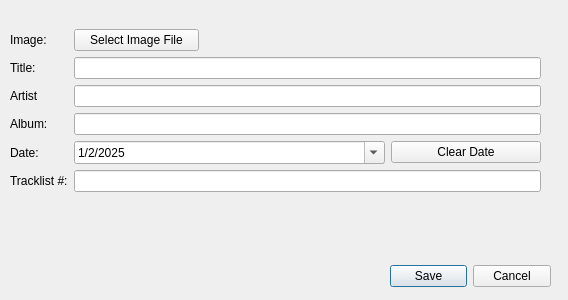
<?xml version="1.0" encoding="UTF-8"?>
<ui version="4.0">
 <class>AddTrackPopup</class>
 <widget class="QDialog" name="AddTrackPopup">
  <property name="geometry">
   <rect>
    <x>0</x>
    <y>0</y>
    <width>568</width>
    <height>300</height>
   </rect>
  </property>
  <property name="windowTitle">
   <string>Add Track</string>
  </property>
  <widget class="QDialogButtonBox" name="button_box">
   <property name="enabled">
    <bool>true</bool>
   </property>
   <property name="geometry">
    <rect>
     <x>390</x>
     <y>260</y>
     <width>161</width>
     <height>32</height>
    </rect>
   </property>
   <property name="standardButtons">
    <set>QDialogButtonBox::StandardButton::Cancel|QDialogButtonBox::StandardButton::Save</set>
   </property>
  </widget>
  <widget class="QWidget" name="formLayoutWidget">
   <property name="geometry">
    <rect>
     <x>10</x>
     <y>9</y>
     <width>531</width>
     <height>251</height>
    </rect>
   </property>
   <layout class="QFormLayout" name="formLayout_4">
    <item row="1" column="0">
     <widget class="QLabel" name="image_label">
      <property name="text">
       <string>Image:</string>
      </property>
     </widget>
    </item>
    <item row="1" column="1">
     <widget class="QPushButton" name="choose_image_file_button">
      <property name="maximumSize">
       <size>
        <width>125</width>
        <height>16777215</height>
       </size>
      </property>
      <property name="text">
       <string>Select Image File</string>
      </property>
     </widget>
    </item>
    <item row="2" column="0">
     <widget class="QLabel" name="title_label">
      <property name="text">
       <string>Title:</string>
      </property>
     </widget>
    </item>
    <item row="2" column="1">
     <widget class="QLineEdit" name="title_input"/>
    </item>
    <item row="3" column="0">
     <widget class="QLabel" name="artist_label">
      <property name="text">
       <string>Artist</string>
      </property>
     </widget>
    </item>
    <item row="3" column="1">
     <widget class="QLineEdit" name="artist_input"/>
    </item>
    <item row="4" column="0">
     <widget class="QLabel" name="album_label">
      <property name="text">
       <string>Album:</string>
      </property>
     </widget>
    </item>
    <item row="4" column="1">
     <widget class="QLineEdit" name="album_input"/>
    </item>
    <item row="5" column="0">
     <widget class="QLabel" name="date_label">
      <property name="text">
       <string>Date:</string>
      </property>
     </widget>
    </item>
    <item row="6" column="0">
     <widget class="QLabel" name="tracklist_num_label">
      <property name="text">
       <string>Tracklist #:</string>
      </property>
     </widget>
    </item>
    <item row="6" column="1">
     <widget class="QLineEdit" name="tracklist_num_input"/>
    </item>
    <item row="0" column="1">
     <widget class="QLabel" name="image_path">
      <property name="text">
       <string/>
      </property>
     </widget>
    </item>
    <item row="5" column="1">
     <layout class="QHBoxLayout" name="horizontalLayout">
      <item>
       <widget class="QDateEdit" name="date_input">
        <property name="dateTime">
         <datetime>
          <hour>0</hour>
          <minute>0</minute>
          <second>0</second>
          <year>2025</year>
          <month>1</month>
          <day>2</day>
         </datetime>
        </property>
        <property name="maximumDate">
         <date>
          <year>9999</year>
          <month>12</month>
          <day>31</day>
         </date>
        </property>
        <property name="currentSection">
         <enum>QDateTimeEdit::Section::MonthSection</enum>
        </property>
        <property name="displayFormat">
         <string>M/d/yyyy</string>
        </property>
        <property name="calendarPopup">
         <bool>true</bool>
        </property>
        <property name="date">
         <date>
          <year>2025</year>
          <month>1</month>
          <day>2</day>
         </date>
        </property>
       </widget>
      </item>
      <item>
       <widget class="QPushButton" name="clear_date_button">
        <property name="maximumSize">
         <size>
          <width>150</width>
          <height>16777215</height>
         </size>
        </property>
        <property name="text">
         <string>Clear Date</string>
        </property>
       </widget>
      </item>
     </layout>
    </item>
   </layout>
  </widget>
 </widget>
 <resources/>
 <connections>
  <connection>
   <sender>button_box</sender>
   <signal>accepted()</signal>
   <receiver>AddTrackPopup</receiver>
   <slot>accept()</slot>
   <hints>
    <hint type="sourcelabel">
     <x>196</x>
     <y>255</y>
    </hint>
    <hint type="destinationlabel">
     <x>199</x>
     <y>149</y>
    </hint>
   </hints>
  </connection>
  <connection>
   <sender>button_box</sender>
   <signal>rejected()</signal>
   <receiver>AddTrackPopup</receiver>
   <slot>reject()</slot>
   <hints>
    <hint type="sourcelabel">
     <x>196</x>
     <y>255</y>
    </hint>
    <hint type="destinationlabel">
     <x>199</x>
     <y>149</y>
    </hint>
   </hints>
  </connection>
 </connections>
</ui>
